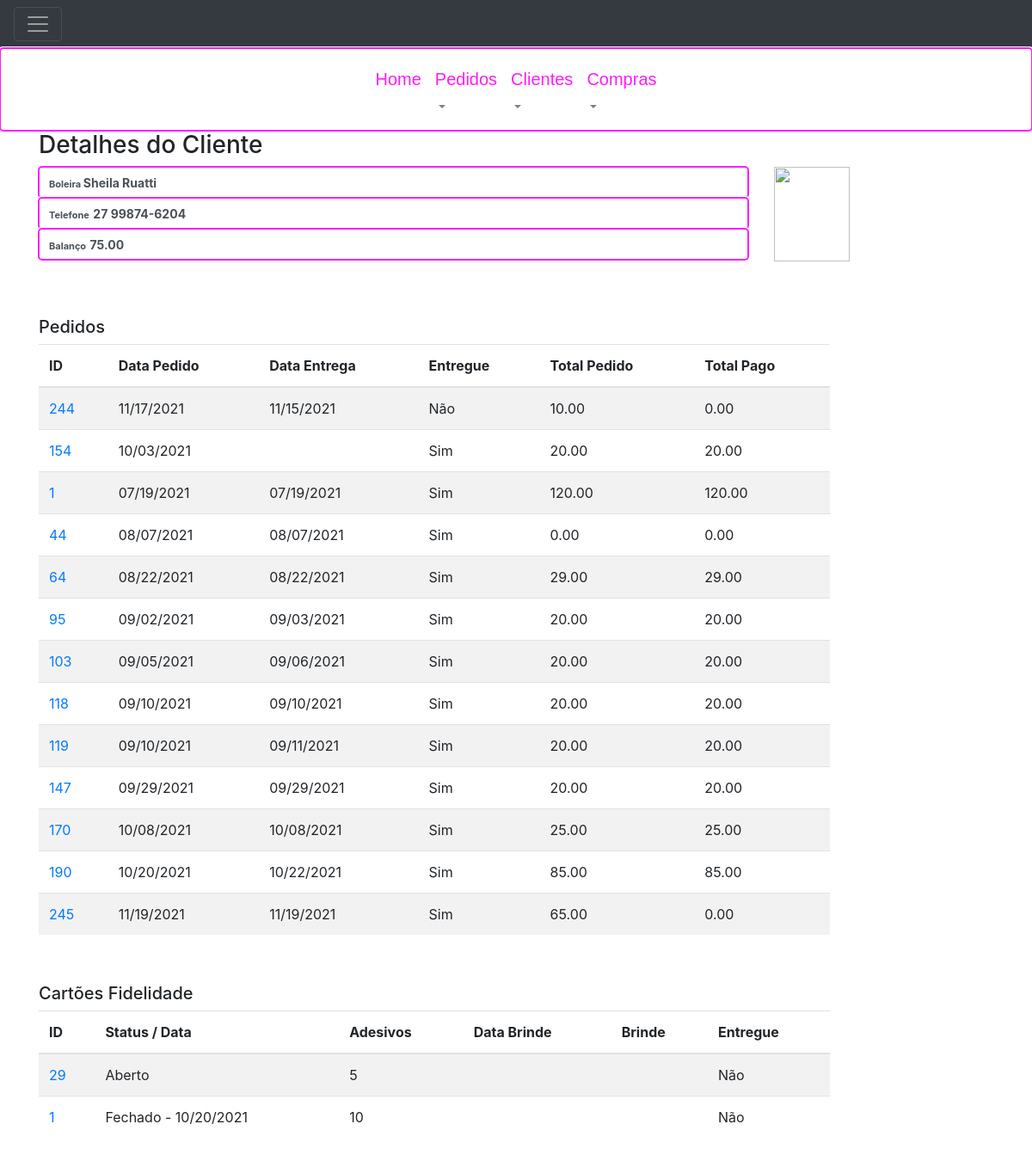
The page /clients/1/detail/ (signed in) on the database as committed earlier.
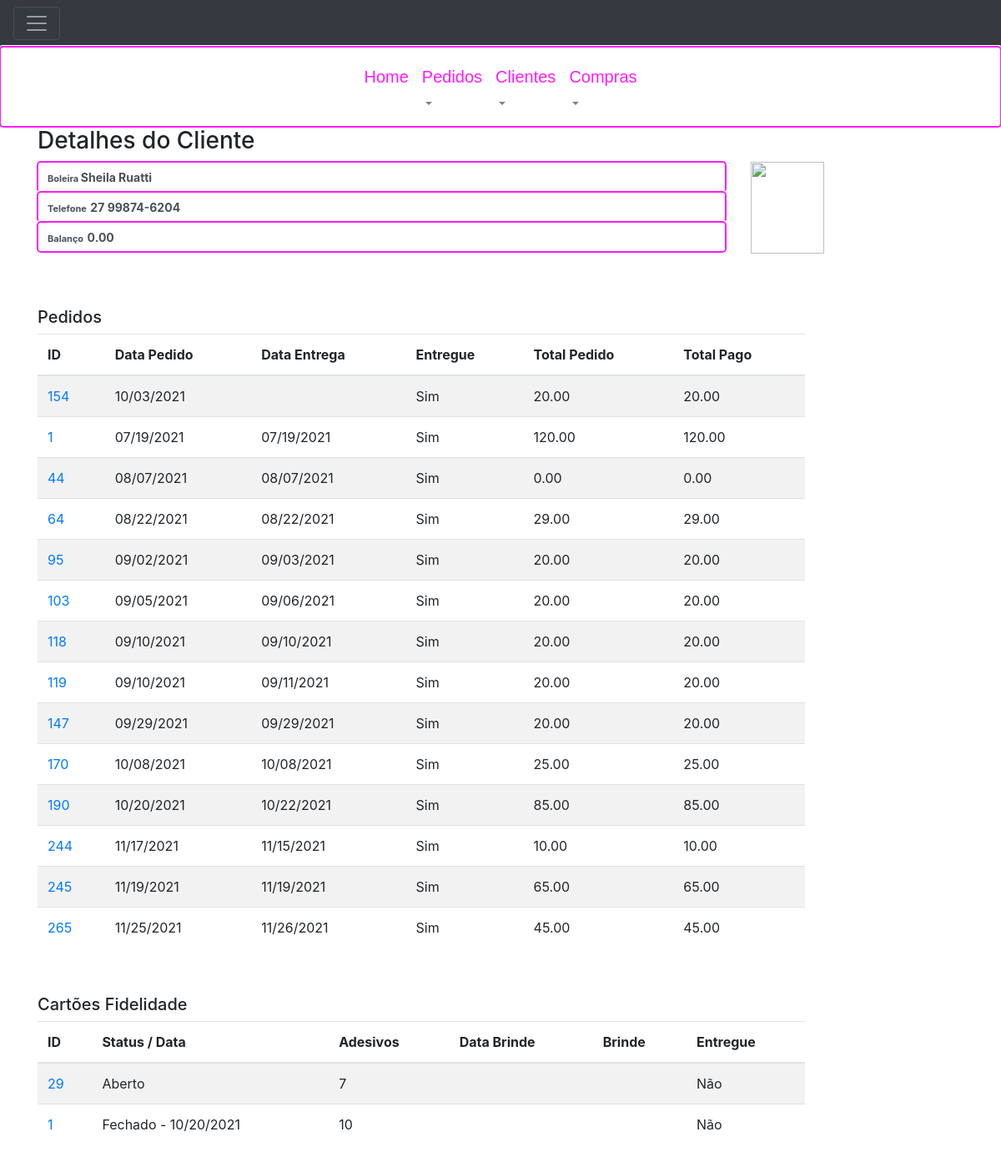
The same page on the database as committed later.
### order_control/models.py (models this page shows, shortened)
class Client (models.Model):
    createAt = models.DateTimeField(auto_now_add=True)
    name = models.CharField(max_length=255, verbose_name='Nome do Cliente')
    phone = models.CharField(max_length=15, null=True, blank=True, verbose_name='Telefone')
    picture = models.FileField(upload_to='clients/', null=True, blank=True, verbose_name='Foto de Perfil')
    balance = models.DecimalField(max_digits=8, decimal_places=2, default=0.0, verbose_name='Balanço')
    active = models.BooleanField(default=True, verbose_name="Ativo")
    cakeMaker = models.BooleanField(default=False, verbose_name='Boleira')
    password = models.CharField(max_length=50, verbose_name="Senha")
    class Meta:
        ordering = ['id']

class Order(models.Model):
    createdAt = models.DateTimeField(auto_now_add=True)
    deliveryAt = models.DateTimeField(null=True, blank=True, verbose_name="Entregar em")
    delivered = models.BooleanField(default=False, verbose_name="Entregue")
    description = models.TextField(max_length=255, null=True, blank=True)
    downPayment = models.DecimalField(max_digits=8, decimal_places=2, verbose_name='Entrada R$', null=True, blank=True, default=0.00)
    totalOrder = models.DecimalField(max_digits=8, decimal_places=2, verbose_name='Total Pedido R$', null=True, blank=True, default=0.00)
    totalPayment = models.DecimalField(max_digits=8, decimal_places=2, verbose_name='Total Pago R$', null=True, blank=True, default=0.00)
    client = models.ForeignKey(Client, on_delete=models.PROTECT, related_name="client", verbose_name='Cliente')
    class Meta:
        unique_together = ['client', 'id']
        ordering = ['-id']

class LoyatyCard(models.Model):
    createdAt = models.DateTimeField(auto_now_add=True)
    adhesiveCount = models.IntegerField(null=True, blank=True, default=0)
    finishedAt = models.DateTimeField(null=True, blank=True, default=None)
    giftDate = models.DateTimeField(null=True,  blank=True)
    giftTopOfCake = models.ForeignKey(BoxTop, on_delete=models.PROTECT, null=True, blank=True)
    client = models.ForeignKey(Client, on_delete=models.PROTECT)
    isDelivered = models.BooleanField(default=False, verbose_name="Está entregue?")

### order_control/views.py (the view)
# urls.py: path('clients/<int:id>/detail/', views.client_details, name='client_detail'),
@login_required(login_url=reverse_lazy('order_control:login'))
def client_details(request, id):
    client = Client.objects.get(id=id)
    order = Order.objects.filter(client=client).order_by('delivered', 'deliveryAt')
    loyatyCard = LoyatyCard.objects.filter(client=client).order_by('finishedAt', 'giftDate')
    return render(request, 'order_control/client/detail.html', {'client': client, 'orders': order, 'loyatyCards':loyatyCard})

### templates/order_control/client/detail.html (shortened to what this page needs)
{% extends "layout.html" %}
{% block content %}
    <div class="container">
        <h3> Detalhes do Cliente </h3>
       <div id="hideDescription">
            <div class="form-group">
                <div class="row">
                    <div  id="head" class="col-sm-9" >
                        <div class='form-control'>
                            <span class='label label-default' style='font-size:11px;'>
                                <strong>
                                    {% if client.cakeMaker%}
                                        Boleira
                                    {% else %}
                                        cliente
                                    {% endif %}
                                </strong>
                            </span>
                            <span class='label label-default' style='font-size:14px;'  ><strong>{{ client.name }}</strong></span>
                        </div>
                        <div class='form-control'>
                            <span class='label label-default' style='font-size:11px;'><strong>Telefone</strong></span>
                            <span class='label label-default' style='font-size:14px;' ><strong>{{ client.phone }}</strong></span>
                        </div>
                        <div class='form-control'>
                            <span class='label label-default' style='font-size:11px;'><strong>Balanço</strong></span>
                            <span class='label label-default' style='font-size:14px;' ><strong>{{ client.balance }}</strong></span>
                        </div>
                    </div>
                    <div id="photo" class="col-sm-3">
                        <img src='{{ MEDIA_URL}}{{ client.picture }}' width="88" height="110">
                    </div>
                </div>
            </div>
            <div class="form-group">
                <h5>Pedidos</h5>
                <div class="row">
                    <div  class="col-sm-10" >
                        <table class="table table-striped table-hover">
                            <thead>
                            <tr>
                                <th>ID</th>
                                <th>Data Pedido</th>
                                <th>Data Entrega</th>
                                <th>Entregue</th>
                                <th>Total Pedido</th>
                                <th>Total Pago</th>
                            </tr>
                            </thead>
                            <tbody>
                            {% for order in orders %}
                                <tr>
                                    <td><a href="{% url 'order_control:order_detail'  order.id %}"> {{ order.id }} </a></td>
                                    <td>{{ order.createdAt|date:"SHORT_DATE_FORMAT" }}</td>
                                    <td>{{ order.deliveryAt|date:"SHORT_DATE_FORMAT" }}</td>
                                    <td>{% if order.delivered %}
                                            Sim
                                        {% else %}
                                            Não
                                        {% endif %}
                                    </td>
                                    <td>{{ order.totalOrder }}</td>
                                    <td>{{ order.totalPayment }}</td>
                                </tr>
                            {% endfor %}
                            </tbody>
                        </table>
                    </div>
                </div>
            </div>
           {% if loyatyCards %}
               <div class="form-group">
                   <h5>Cartões Fidelidade</h5>
                    <div class="row">
                        <div  class="col-sm-10" >
                            <table class="table table-striped table-hover">
                                <thead>
                                <tr>
                                    <th>ID</th>
                                    <th>Status / Data</th>
                                    <th>Adesivos</th>
                                    <th>Data Brinde</th>
                                    <th>Brinde</th>
                                    <th>Entregue</th>
                                </tr>
                                </thead>
                                <tbody>
                                {% for loyatyCard in loyatyCards %}
                                    <tr>
                                        <td><a href="{% url 'order_control:loyatyCard_details'  loyatyCard.id %}"> {{ loyatyCard.id }} </a></td>
                                        <td>{% if loyatyCard.finishedAt %}
                                                Fechado - {{ loyatyCard.finishedAt|date:"SHORT_DATE_FORMAT" }}
                                            {% else %}
                                                Aberto
                                            {% endif %}
                                        </td>
                                        <td>{{ loyatyCard.adhesiveCount }}</td>
                                        <td>
                                        </td>
                                        <td>
                                        </td>
                                        <td>{% if loyatyCard.isDelivered %}
                                                Sim
                                            {% else %} Não
                                            {% endif %}
                                        </td>
                                    </tr>
                                {% endfor %}
                                </tbody>
                            </table>
                        </div>
                    </div>
               </div>
           {% endif %}
        </div>
    </div>
{% endblock %}

### templates/layout.html (shortened to what this page needs)
<!DOCTYPE html>
<html lang="en">
<head>
    	{% load static %}
    <link rel="stylesheet" href="{% static '/order_control/css/bootstrap.min.css' %}" />
    <link rel="stylesheet" href="{% static '/order_control/css/style.css' %}" />
    <link href="https://cdn.jsdelivr.net/npm/select2@4.1.0-rc.0/dist/css/select2.min.css" rel="stylesheet" />
</head>
<body>
      <div class="pos-f-t">
  <nav class="navbar navbar-dark bg-dark">
    <button class="navbar-toggler" type="button" data-toggle="collapse" data-target="#navbarToggleExternalContent" aria-controls="navbarToggleExternalContent" aria-expanded="false" aria-label="Toggle navigation">
      <span class="navbar-toggler-icon"></span>
    </button>
  </nav>
</div>
            <nav class="navbar navbar-expand navbar-light form-control" style="background-color: #fff;">
                <div class="mx-auto order-0">
                  <div class="collapse navbar-collapse" id="navbarNavAltMarkup">
                    <div class="navbar-nav">
                      <a class="nav-item nav-link"  href="{% url 'order_control:homeView' %}"><span class="textMenu"> Home </span></a>
                      <li class="nav-item dropdown">
                        <a class="nav-link dropdown-toggle" href="#" id="order" role="button" data-toggle="dropdown" aria-haspopup="true" aria-expanded="false">
                          <span class="textMenu"> Pedidos </span>
                        </a>
                      </li>
                      <li class="nav-item dropdown">
                        <a class="nav-link dropdown-toggle" href="#" id="clients" role="button" data-toggle="dropdown" aria-haspopup="true" aria-expanded="false">
                          <span class="textMenu"> Clientes </span>
                        </a>
                      </li>
                      <li class="nav-item dropdown">
                        <a class="nav-link dropdown-toggle" href="#" id="purchases" role="button" data-toggle="dropdown" aria-haspopup="true" aria-expanded="false">
                          <span class="textMenu"> Compras </span>
                        </a>
                      </li>
                    </div>
                  </div>
                  </div>
            </nav>
        {% block content %} {% endblock %}
</body>
</html>

### static/order_control/css/style.css (style rules this page uses)
.navbar-expand { -sm|-md|-lg|-xl }
.textMenu { display: block; font-family: Arial, Helvetica, sans-serif; text-align: center; color: #fe1bfcff; font-size: 20px; line-height: 40px; vertical-align: middle; }
.form-control, .form-control:focus { box-shadow: 0 0 0 0 rgba(255, 255, 255, 0); border: rgba(255, 255, 255, 0); outline: #fe1bfcff auto 5px ; }

Rows that differ between the two databases and show on the page:
changed Client "Sheila Ruatti": balance "75.00" → "0.00"
changed Order id 244: totalPayment "0.00" → "10.00"; delivered "Não" → "Sim"; moves down the list
changed Order id 245: totalPayment "0.00" → "65.00"
added Order: id "265", createdAt "11/25/2021", deliveryAt "11/26/2021", delivered "Sim", totalOrder "45.00", totalPayment "45.00"
changed LoyatyCard id 29: adhesiveCount "5" → "7"
